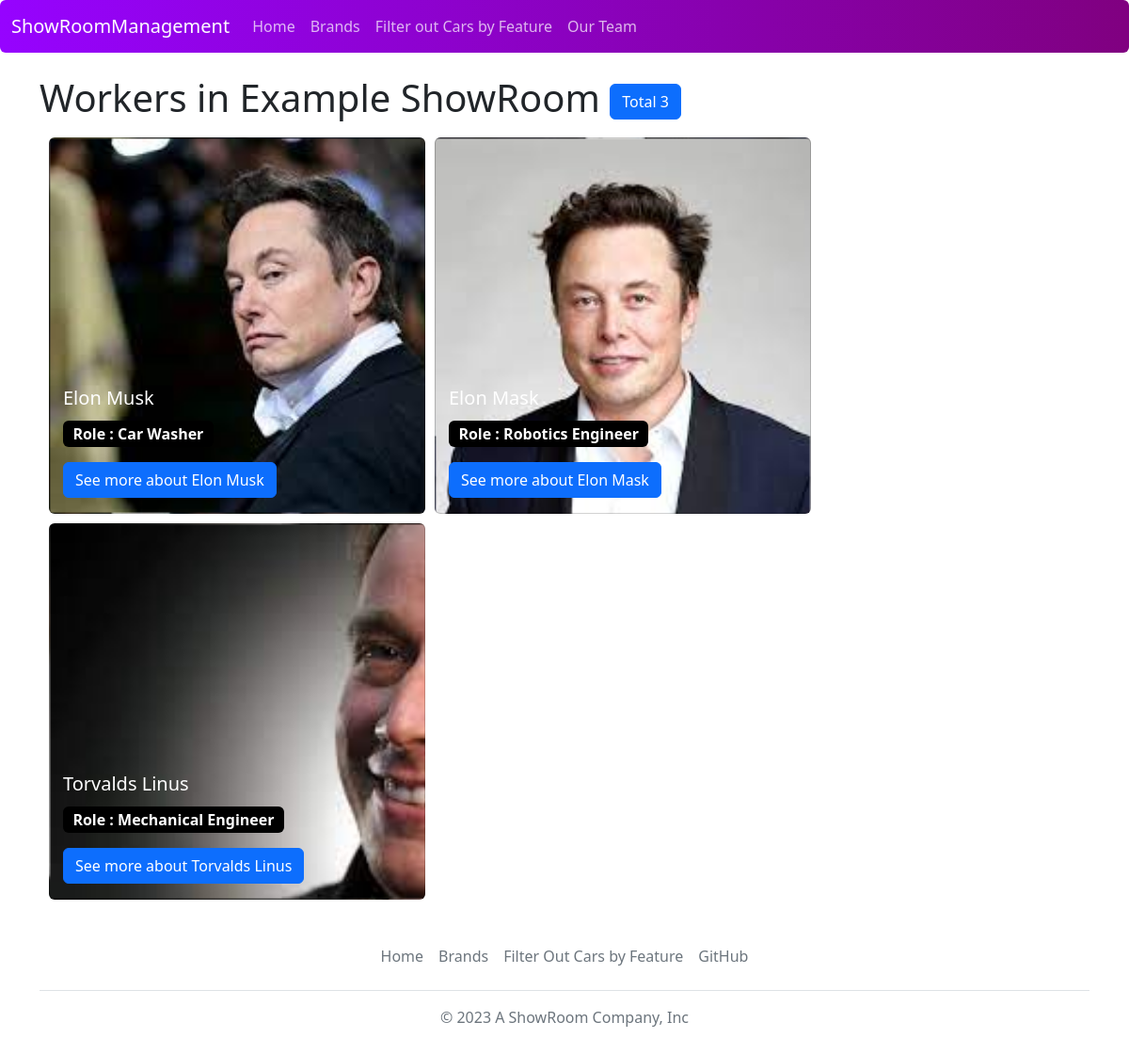
The page /team/3 on the database its author committed.
### ShowRoomManagement/models.py (models this page shows, shortened)
class ShowRoom(models.Model):
    name = models.CharField(max_length=300)
    location = models.CharField(max_length=350)
    showroom_image = models.ImageField(null=True,blank=True)
    cars = models.ManyToManyField(CarModel,related_name="showrooms")

class Member(models.Model):
    name = models.CharField(max_length=400)
    email = models.EmailField(max_length=500,unique=True)
    age = models.IntegerField()
    profile_pic = models.ImageField(null=True,blank=True)
    date_of_birth = models.DateField(null=True)
    Current_ShowRoom = models.ForeignKey(ShowRoom,on_delete=models.CASCADE,related_name='members',null=True)
    role = models.ForeignKey(Role,on_delete=models.CASCADE,related_name="members")

class Role(models.Model):
    name = models.CharField(max_length=400,unique=True)

### ShowRoomManagement/views.py (the view)
# urls.py: path('team/<int:showroomid>',views.TeamView,name="TeamView"),
def TeamView(request,showroomid):
    theshowroom = models.ShowRoom.objects.get(id=showroomid)
    total_Members = theshowroom.members.all()
    DATA = {'members':total_Members,'showroomname':theshowroom.name,'total_members':len(total_Members)}
    return render(request,'ShowRoomManagement/teamview.html',context=DATA)

### ShowRoomManagement/templates/ShowRoomManagement/teamview.html (shortened to what this page needs)
{% extends 'ShowRoomManagement/base.html' %}
{% block content %}
<div class="container">
    <br>
    <h1>Workers in {{showroomname}} <span class="btn btn-primary">Total {{total_members}}</span></h1>
    <div class="brandwrapper">
        {% for member in members %}
        <div class="card" style="background-image: url('{{member.profile_pic.url}}');background-size: cover;width: 25rem;height: 25rem;margin-top: 10px;display: grid;place-content: end;margin-left: 10px;">
            <div class="card-body" style="width: 25rem;">
              <h5 class="card-title" style="color:white;">{{member.name}}</h5>
              <p class="card-text" style="font-family: 'Segoe UI', Tahoma, Geneva, Verdana, sans-serif;font-size: 16pt;color:white;"><span class="badge bg-black">Role : {{member.role.name}} </span></p>
              <a href="{% url 'ShowRoomManagement:Member' member.id %}" class="btn btn-primary">See more about {{member.name}}</a>
            </div>
          </div>
        {% endfor %}
    </div>
</div>
{% endblock %}

### ShowRoomManagement/templates/ShowRoomManagement/teamview.html (style rules this page uses)
.brandwrapper { display: flex; flex-wrap: wrap; width: 100%; }

### rows shown on the page
ShowRoom: name "Example ShowRoom"
Member: profile_pic (picture), name "Elon Musk", role.name "Car Washer"
Member: profile_pic (picture), role.name "Robotics Engineer", name "Elon Mask"
Member: profile_pic (picture), name "Torvalds Linus", role.name "Mechanical Engineer"

### other values the page prints
{{ total_members }} "3"
